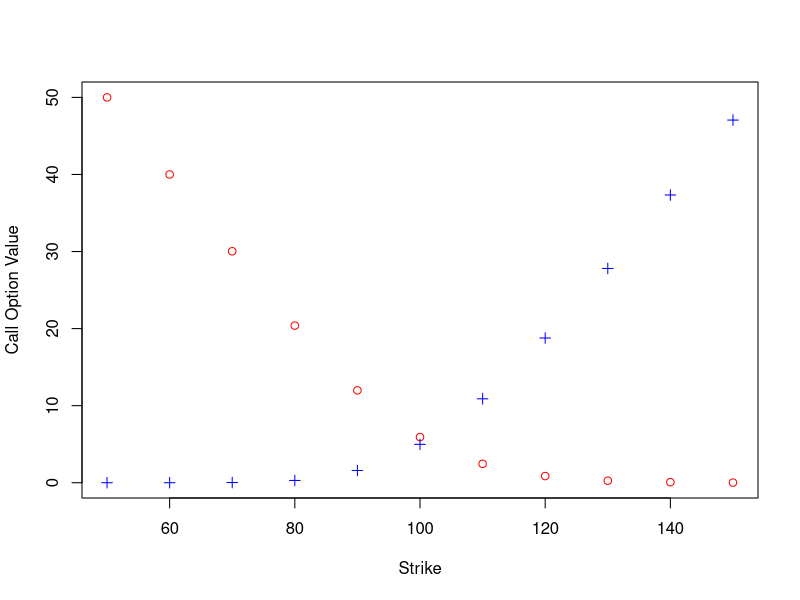

Reproduce this figure in R.
bs <- function(spot, strike, maturity, sigma, drift) {
  d1 <- 1/sigma/sqrt(maturity)*(log(spot/strike)+(drift+sigma^2/2)*maturity)
  d2 <- d1 - sigma*sqrt(maturity)
  call <- pnorm(d1)*spot - pnorm(d2)*strike
  put <- pnorm(-d2)*strike*exp(-drift*maturity)-pnorm(-d1)*spot
  result <- c(strike,call,put)
  names(result) <- c("strike","call","put")
  result
}

for (strike in seq(50,150,10)) {
  print(bs(100,strike,1,0.15,0.02))
}

strike <- seq(50,150,10)
y <- bs(100,strike,1,0.15,0.02)
dim(y) <- c(length(strike),3)
print(y)
plot(y[,1],y[,2], pch=1,xlab="Strike",ylab="Call Option Value",col="red")
points(y[,1],y[,3], pch=3,xlab="Strike",ylab="Put Option Value",col="blue")